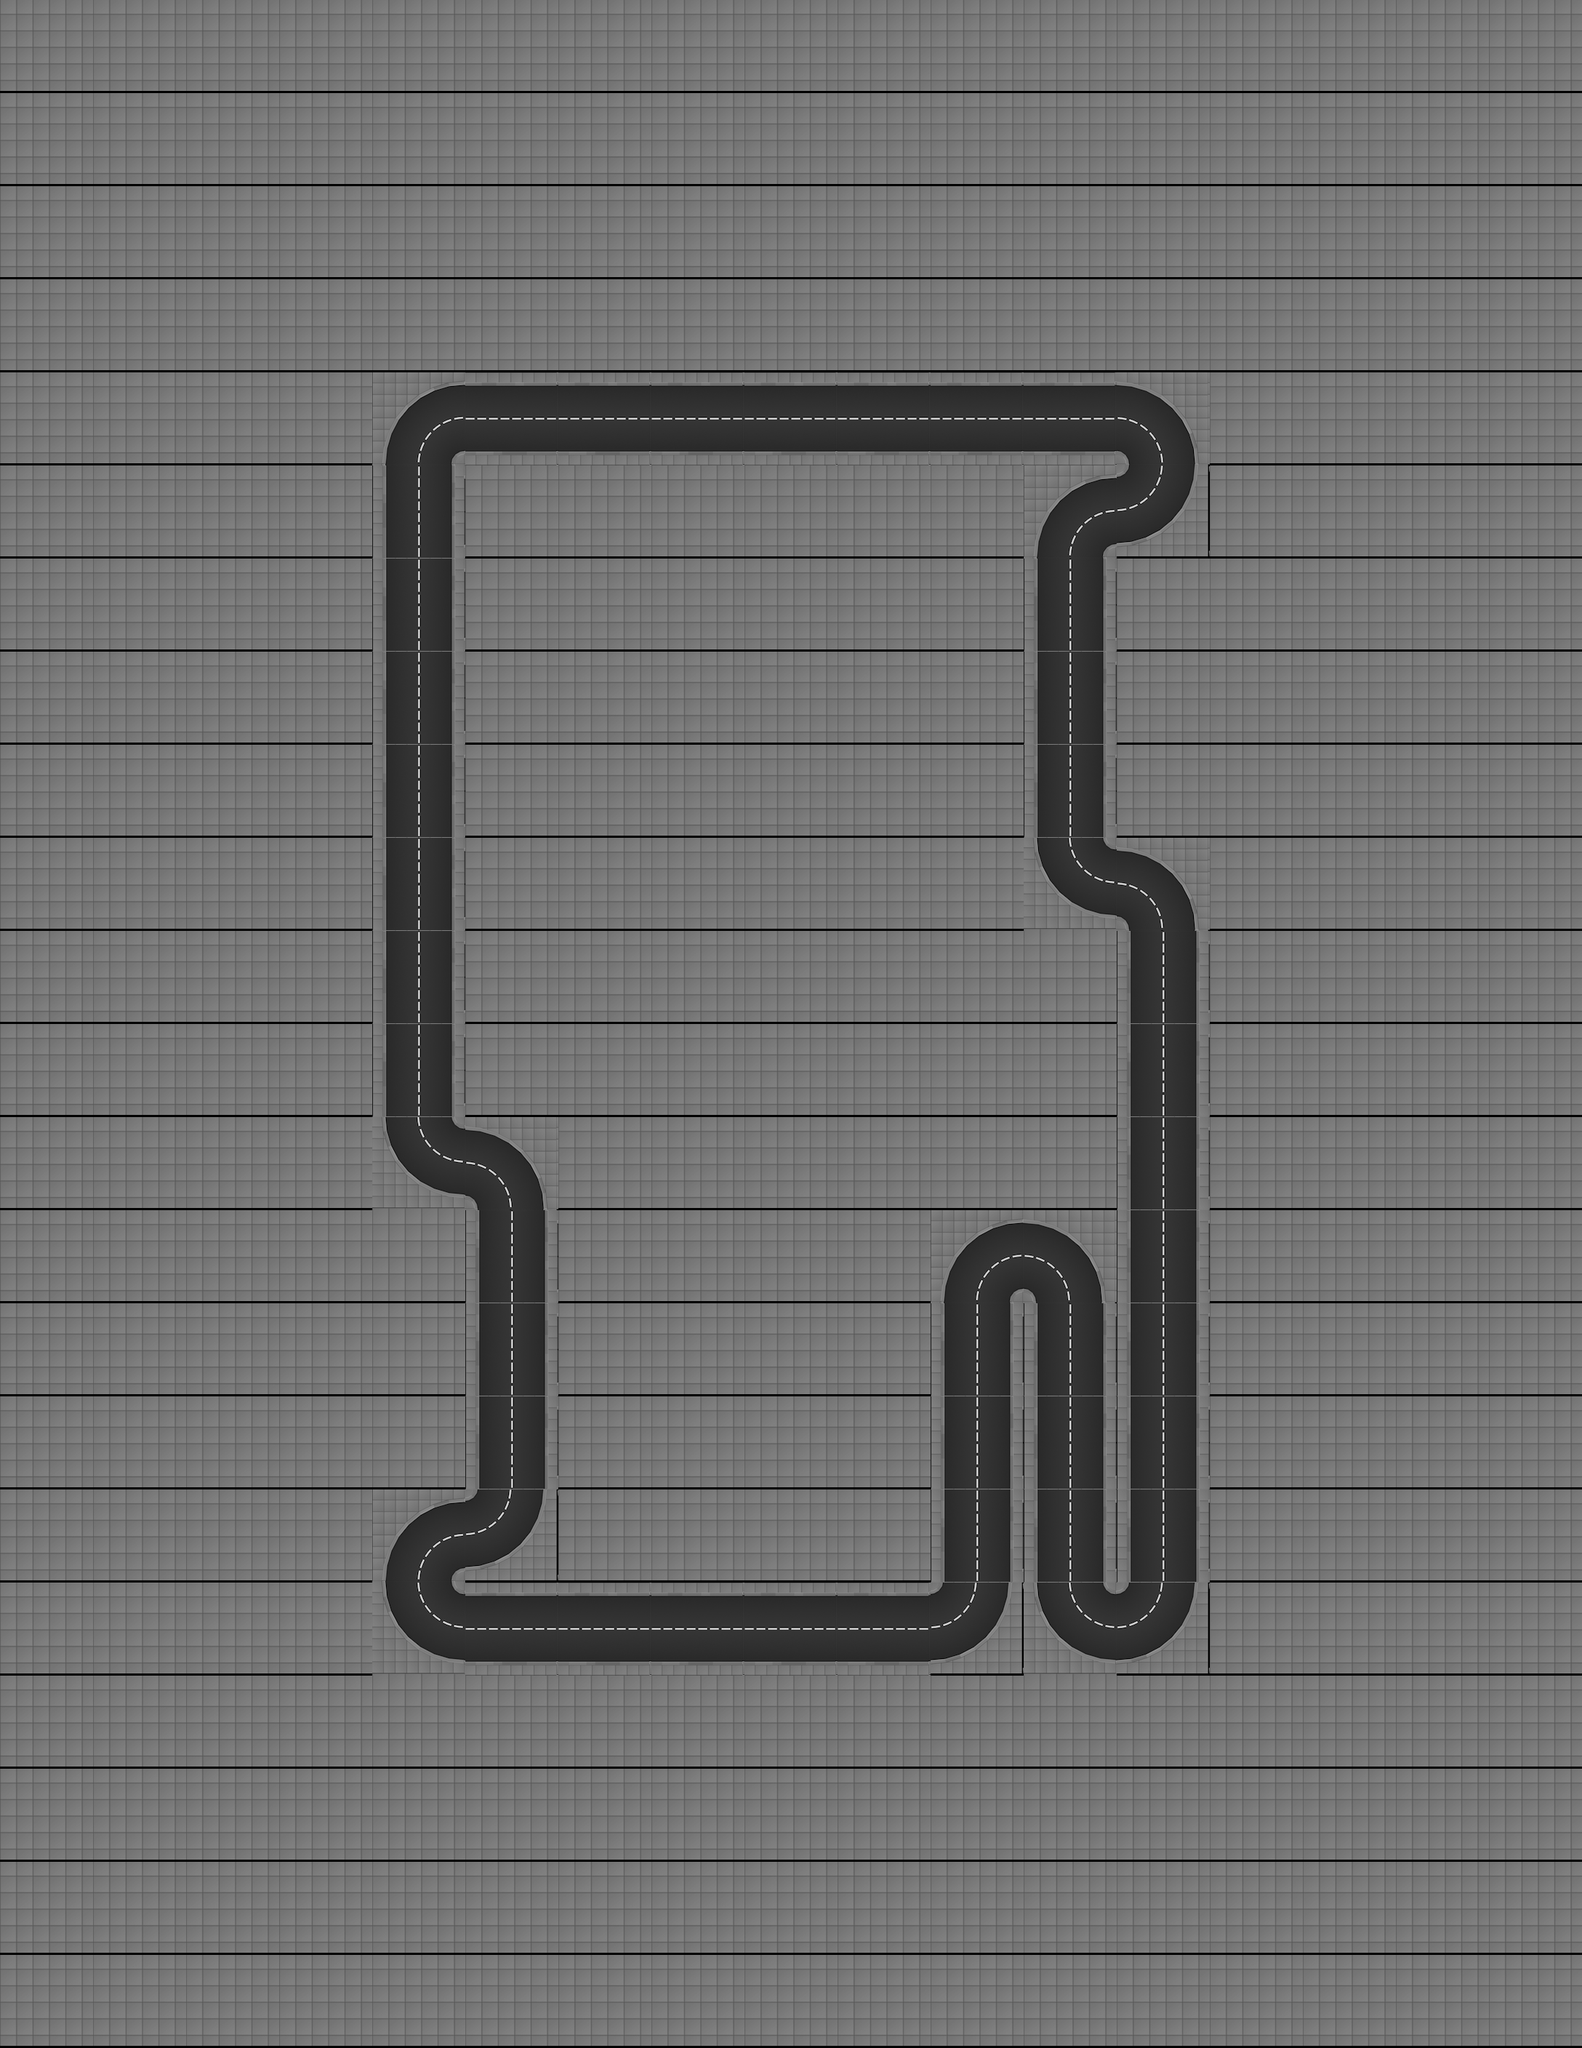

A level layout from a 2D game, rendered from its tile map. Below: a short description, then the map file with tile-grid data replaced by summaries:
An orthogonal 17x22 tile map with 128x128 px tiles, 1 tile layer (track), 2 tilesets and 329 objects (16x appartment_roof_01, 12x office_07_ground_floor, 12x office_07_floor, 11x office_06_ground_floor, 11x office_06_floor, ...).

<map height="22" infinite="0" nextlayerid="1" nextobjectid="1" orientation="orthogonal" renderorder="right-down" tiledversion="1.2.2" tileheight="128" tilewidth="128" version="1.2" width="17"><tileset firstgid="1" source="../../gbResources/set_tiles.tsx" /><tileset firstgid="134" source="../../gbResources/set_objects.tsx" /><layer height="22" id="1" name="track" width="17"><data>[374 cells, 374 non-empty, 7 distinct tile ids]</data></layer><objectgroup id="1" name="walls"><object id="1" x="512" y="640"><polyline points="16,0 32,-64 64,-96 128,-112" /></object><object id="2" x="512" y="640"><polyline points="112,0 114,-8 120,-14 128,-16" /></object><object id="3" x="512" y="704.0"><polyline points="16,-64 16,64" /></object><object id="4" x="512" y="704.0"><polyline points="112,-64 112,64" /></object><object id="5" x="512" y="832.0"><polyline points="16,-64 16,64" /></object><object id="6" x="512" y="832.0"><polyline points="112,-64 112,64" /></object><object id="7" x="512" y="960.0"><polyline points="16,-64 16,64" /></object><object id="8" x="512" y="960.0"><polyline points="112,-64 112,64" /></object><object id="9" x="512" y="1088.0"><polyline points="16,-64 16,64" /></object><object id="10" x="512" y="1088.0"><polyline points="112,-64 112,64" /></object><object id="11" x="512" y="1216.0"><polyline points="16,-64 16,64" /></object><object id="12" x="512" y="1216.0"><polyline points="112,-64 112,64" /></object><object id="13" x="512" y="1344.0"><polyline points="16,-64 16,64" /></object><object id="14" x="512" y="1344.0"><polyline points="112,-64 112,64" /></object><object id="15" x="512" y="1472.0"><polyline points="16,-64 16,64" /></object><object id="16" x="512" y="1472.0"><polyline points="112,-64 112,64" /></object><object id="17" x="512" y="1664"><polyline points="16,-128 32,-64 64,-32 128,-16" /></object><object id="18" x="512" y="1664"><polyline points="112,-128 114,-120 120,-114 128,-112" /></object><object id="19" x="512" y="2176"><polyline points="16,0 32,-64 64,-96 128,-112" /></object><object id="20" x="512" y="2176"><polyline points="112,0 114,-8 120,-14 128,-16" /></object><object id="21" x="512" y="2304"><polyline points="16,-128 32,-64 64,-32 128,-16" /></object><object id="22" x="512" y="2304"><polyline points="112,-128 114,-120 120,-114 128,-112" /></object><object id="23" x="640" y="592.0"><polyline points="0,-64 128,-64" /></object><object id="24" x="640" y="560.0"><polyline points="0,64 128,64" /></object><object id="25" x="640" y="1664"><polyline points="0,-112 64,-96 96,-64 112,0" /></object><object id="26" x="640" y="1664"><polyline points="0,-16 8,-14 14,-8 16,0" /></object><object id="27" x="640" y="1728.0"><polyline points="16,-64 16,64" /></object><object id="28" x="640" y="1728.0"><polyline points="112,-64 112,64" /></object><object id="29" x="640" y="1856.0"><polyline points="16,-64 16,64" /></object><object id="30" x="640" y="1856.0"><polyline points="112,-64 112,64" /></object><object id="31" x="640" y="1984.0"><polyline points="16,-64 16,64" /></object><object id="32" x="640" y="1984.0"><polyline points="112,-64 112,64" /></object><object id="33" x="640" y="2176"><polyline points="112,-128 96,-64 64,-32 0,-16" /></object><object id="34" x="640" y="2176"><polyline points="16,-128 14,-120 8,-114 0,-112" /></object><object id="35" x="640" y="2256.0"><polyline points="0,-64 128,-64" /></object><object id="36" x="640" y="2224.0"><polyline points="0,64 128,64" /></object><object id="37" x="768" y="592.0"><polyline points="0,-64 128,-64" /></object><object id="38" x="768" y="560.0"><polyline points="0,64 128,64" /></object><object id="39" x="768" y="2256.0"><polyline points="0,-64 128,-64" /></object><object id="40" x="768" y="2224.0"><polyline points="0,64 128,64" /></object><object id="41" x="896" y="592.0"><polyline points="0,-64 128,-64" /></object><object id="42" x="896" y="560.0"><polyline points="0,64 128,64" /></object><object id="43" x="896" y="2256.0"><polyline points="0,-64 128,-64" /></object><object id="44" x="896" y="2224.0"><polyline points="0,64 128,64" /></object><object id="45" x="1024" y="592.0"><polyline points="0,-64 128,-64" /></object><object id="46" x="1024" y="560.0"><polyline points="0,64 128,64" /></object><object id="47" x="1024" y="2256.0"><polyline points="0,-64 128,-64" /></object><object id="48" x="1024" y="2224.0"><polyline points="0,64 128,64" /></object><object id="49" x="1152" y="592.0"><polyline points="0,-64 128,-64" /></object><object id="50" x="1152" y="560.0"><polyline points="0,64 128,64" /></object><object id="51" x="1152" y="2256.0"><polyline points="0,-64 128,-64" /></object><object id="52" x="1152" y="2224.0"><polyline points="0,64 128,64" /></object><object id="53" x="1280" y="592.0"><polyline points="0,-64 128,-64" /></object><object id="54" x="1280" y="560.0"><polyline points="0,64 128,64" /></object><object id="55" x="1280" y="1792"><polyline points="16,0 32,-64 64,-96 128,-112" /></object><object id="56" x="1280" y="1792"><polyline points="112,0 114,-8 120,-14 128,-16" /></object><object id="57" x="1280" y="1856.0"><polyline points="16,-64 16,64" /></object><object id="58" x="1280" y="1856.0"><polyline points="112,-64 112,64" /></object><object id="59" x="1280" y="1984.0"><polyline points="16,-64 16,64" /></object><object id="60" x="1280" y="1984.0"><polyline points="112,-64 112,64" /></object><object id="61" x="1280" y="2112.0"><polyline points="16,-64 16,64" /></object><object id="62" x="1280" y="2112.0"><polyline points="112,-64 112,64" /></object><object id="63" x="1280" y="2304"><polyline points="112,-128 96,-64 64,-32 0,-16" /></object><object id="64" x="1280" y="2304"><polyline points="16,-128 14,-120 8,-114 0,-112" /></object><object id="65" x="1408" y="592.0"><polyline points="0,-64 128,-64" /></object><object id="66" x="1408" y="560.0"><polyline points="0,64 128,64" /></object><object id="67" x="1408" y="768"><polyline points="16,0 32,-64 64,-96 128,-112" /></object><object id="68" x="1408" y="768"><polyline points="112,0 114,-8 120,-14 128,-16" /></object><object id="69" x="1408" y="832.0"><polyline points="16,-64 16,64" /></object><object id="70" x="1408" y="832.0"><polyline points="112,-64 112,64" /></object><object id="71" x="1408" y="960.0"><polyline points="16,-64 16,64" /></object><object id="72" x="1408" y="960.0"><polyline points="112,-64 112,64" /></object><object id="73" x="1408" y="1088.0"><polyline points="16,-64 16,64" /></object><object id="74" x="1408" y="1088.0"><polyline points="112,-64 112,64" /></object><object id="75" x="1408" y="1280"><polyline points="16,-128 32,-64 64,-32 128,-16" /></object><object id="76" x="1408" y="1280"><polyline points="112,-128 114,-120 120,-114 128,-112" /></object><object id="77" x="1408" y="1792"><polyline points="0,-112 64,-96 96,-64 112,0" /></object><object id="78" x="1408" y="1792"><polyline points="0,-16 8,-14 14,-8 16,0" /></object><object id="79" x="1408" y="1856.0"><polyline points="16,-64 16,64" /></object><object id="80" x="1408" y="1856.0"><polyline points="112,-64 112,64" /></object><object id="81" x="1408" y="1984.0"><polyline points="16,-64 16,64" /></object><object id="82" x="1408" y="1984.0"><polyline points="112,-64 112,64" /></object><object id="83" x="1408" y="2112.0"><polyline points="16,-64 16,64" /></object><object id="84" x="1408" y="2112.0"><polyline points="112,-64 112,64" /></object></objectgroup><objectgroup id="2" name="route"><!-- 1 objects omitted --></objectgroup><objectgroup id="3" name="lights"><!-- 54 objects omitted --></objectgroup><objectgroup id="4" name="slow_motion_triggers"><!-- 16 objects omitted --></objectgroup><objectgroup id="5" name="speed_up_triggers"><!-- 8 objects omitted --></objectgroup><objectgroup id="6" name="buildings"><!-- 138 objects omitted --></objectgroup><objectgroup id="7" name="spawners"><!-- 4 objects omitted --></objectgroup></map>
<!-- 245 of 329 objects omitted -->
